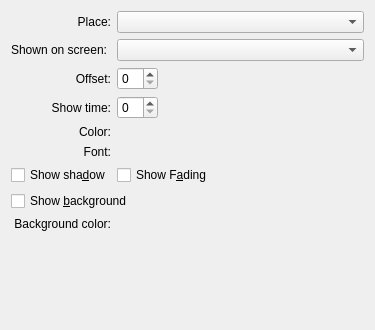
<?xml version="1.0" encoding="UTF-8"?>
<ui version="4.0">
 <class>OSDIfaceBase</class>
 <widget class="QWidget" name="OSDIfaceBase">
  <property name="geometry">
   <rect>
    <x>0</x>
    <y>0</y>
    <width>375</width>
    <height>330</height>
   </rect>
  </property>
  <property name="windowTitle">
   <string>Form2</string>
  </property>
  <layout class="QGridLayout">
   <property name="margin">
    <number>11</number>
   </property>
   <property name="spacing">
    <number>6</number>
   </property>
   <item row="2" column="0">
    <widget class="QLabel" name="TextLabel2">
     <property name="text">
      <string>Offset:</string>
     </property>
     <property name="alignment">
      <set>Qt::AlignRight|Qt::AlignTrailing|Qt::AlignVCenter</set>
     </property>
     <property name="wordWrap">
      <bool>false</bool>
     </property>
    </widget>
   </item>
   <item row="2" column="1">
    <widget class="QSpinBox" name="spnOffs"/>
   </item>
   <item row="3" column="0">
    <widget class="QLabel" name="TextLabel3">
     <property name="text">
      <string>Show time:</string>
     </property>
     <property name="alignment">
      <set>Qt::AlignRight|Qt::AlignTrailing|Qt::AlignVCenter</set>
     </property>
     <property name="wordWrap">
      <bool>false</bool>
     </property>
    </widget>
   </item>
   <item row="3" column="1">
    <widget class="QSpinBox" name="spnTimeout"/>
   </item>
   <item row="4" column="0">
    <widget class="QLabel" name="TextLabel4">
     <property name="text">
      <string>Color:</string>
     </property>
     <property name="alignment">
      <set>Qt::AlignRight|Qt::AlignTrailing|Qt::AlignVCenter</set>
     </property>
     <property name="wordWrap">
      <bool>false</bool>
     </property>
    </widget>
   </item>
   <item row="5" column="0">
    <widget class="QLabel" name="TextLabel5">
     <property name="text">
      <string>Font:</string>
     </property>
     <property name="alignment">
      <set>Qt::AlignRight|Qt::AlignTrailing|Qt::AlignVCenter</set>
     </property>
     <property name="wordWrap">
      <bool>false</bool>
     </property>
    </widget>
   </item>
   <item row="5" column="1" colspan="2">
    <widget class="FontEdit" name="edtFont" native="true"/>
   </item>
   <item row="4" column="1">
    <widget class="QColorButton" name="btnColor" native="true"/>
   </item>
   <item row="2" column="2">
    <spacer name="Spacer5">
     <property name="orientation">
      <enum>Qt::Horizontal</enum>
     </property>
     <property name="sizeType">
      <enum>QSizePolicy::Expanding</enum>
     </property>
     <property name="sizeHint" stdset="0">
      <size>
       <width>20</width>
       <height>20</height>
      </size>
     </property>
    </spacer>
   </item>
   <item row="6" column="0">
    <widget class="QCheckBox" name="chkShadow">
     <property name="text">
      <string>Show sha&amp;dow</string>
     </property>
    </widget>
   </item>
   <item row="6" column="1" colspan="2">
    <widget class="QCheckBox" name="chkFading">
     <property name="text">
      <string>Show F&amp;ading</string>
     </property>
    </widget>
   </item>
   <item row="7" column="0" colspan="3">
    <widget class="QCheckBox" name="chkBackground">
     <property name="text">
      <string>Show &amp;background</string>
     </property>
    </widget>
   </item>
   <item row="8" column="0">
    <widget class="QLabel" name="TextLabel6">
     <property name="text">
      <string>Background color:</string>
     </property>
     <property name="alignment">
      <set>Qt::AlignRight|Qt::AlignTrailing|Qt::AlignVCenter</set>
     </property>
     <property name="wordWrap">
      <bool>false</bool>
     </property>
    </widget>
   </item>
   <item row="8" column="1">
    <widget class="QColorButton" name="btnBgColor" native="true"/>
   </item>
   <item row="9" column="0">
    <spacer name="Spacer6">
     <property name="orientation">
      <enum>Qt::Vertical</enum>
     </property>
     <property name="sizeType">
      <enum>QSizePolicy::Expanding</enum>
     </property>
     <property name="sizeHint" stdset="0">
      <size>
       <width>20</width>
       <height>20</height>
      </size>
     </property>
    </spacer>
   </item>
   <item row="0" column="0">
    <widget class="QLabel" name="TextLabel1">
     <property name="text">
      <string>Place:</string>
     </property>
     <property name="alignment">
      <set>Qt::AlignRight|Qt::AlignTrailing|Qt::AlignVCenter</set>
     </property>
     <property name="wordWrap">
      <bool>false</bool>
     </property>
    </widget>
   </item>
   <item row="0" column="1" colspan="2">
    <widget class="QComboBox" name="cmbPos"/>
   </item>
   <item row="1" column="0">
    <widget class="QLabel" name="lblScreen">
     <property name="text">
      <string>Shown on screen:</string>
     </property>
     <property name="wordWrap">
      <bool>false</bool>
     </property>
    </widget>
   </item>
   <item row="1" column="1" colspan="2">
    <widget class="QComboBox" name="cmbScreen"/>
   </item>
  </layout>
 </widget>
 <customwidgets>
  <customwidget>
   <class>FontEdit</class>
   <extends>QWidget</extends>
   <header>simgui/fontedit.h</header>
  </customwidget>
  <customwidget>
   <class>QColorButton</class>
   <extends>QWidget</extends>
   <header>simgui/qcolorbutton.h</header>
  </customwidget>
 </customwidgets>
 <resources/>
 <connections/>
</ui>
